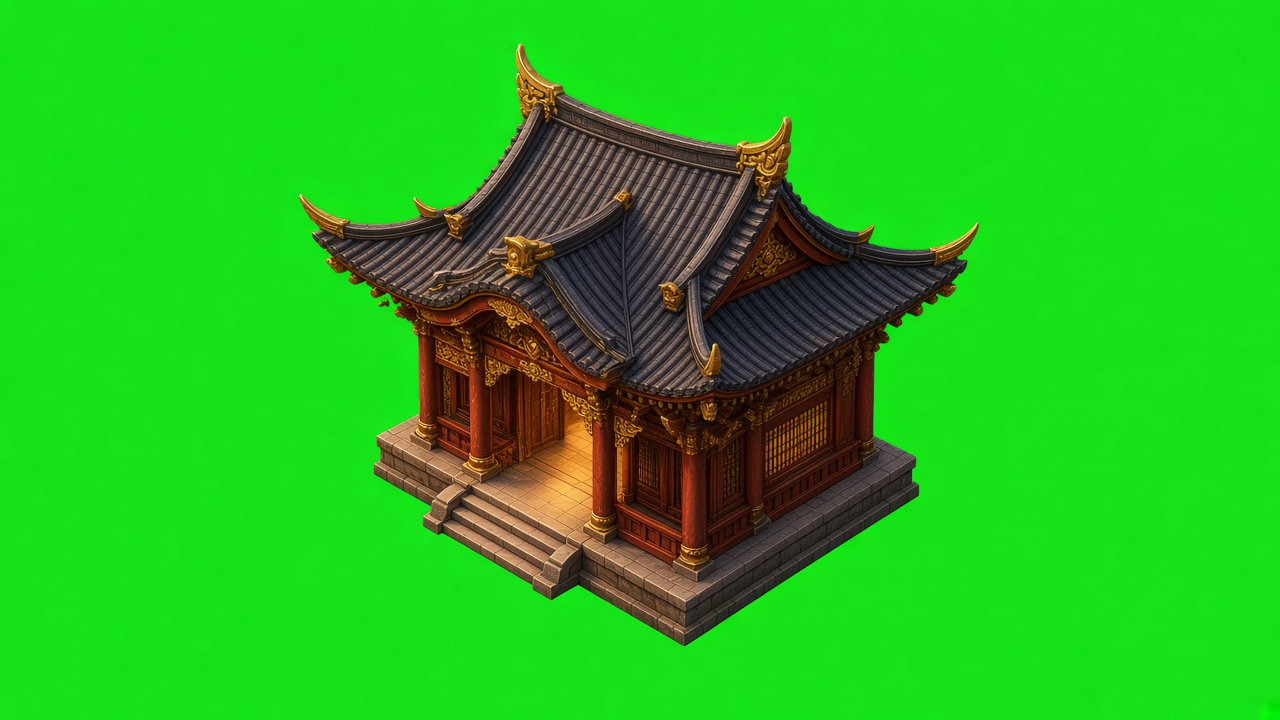
#> input picture tools/art/hero/src/pavilion.jpg, 1280 x 720 px
$ python build_hero.py
#> lines starting #> are read from the running program, lines starting #| are printed output that depends on the picture; after the words box and inside, x2 and y2 are one past the last pixel; in counts of white or black regions, pixels touching at a corner belong together
### tools/art/hero/keylib.py
"""Chroma-key + sprite helpers for generated (GenerateImage) hero art.
All inputs are 1280x720 JPEGs: one subject (or a row of poses) on flat chroma green,
or additive VFX on black. Keying is flood-fill based (so green INSIDE foliage survives),
with a soft alpha ramp, edge decontamination and green despill."""
import numpy as np
from PIL import Image, ImageFilter
from scipy import ndimage as ndi

def load(path):
#> called with path = 'tools/art/hero/src/pavilion.jpg'
    return Image.open(path).convert("RGB")
#> returned value is the input picture: PIL image 1280x720 RGB; mean R, G, B 35.7, 186.4, 27.8

def bg_colour(a):
    b = np.concatenate([a[:10].reshape(-1, 3), a[-10:].reshape(-1, 3), a[:, :10].reshape(-1, 3), a[:, -10:].reshape(-1, 3)])
    return np.median(b, axis=0)

def key_green(im, t1=48.0, t2=96.0, despill=True):
#> called with t1 = 48, t2 = 96, despill = True
    a = np.asarray(im).astype(np.float32)
    bg = bg_colour(a)
#> bg = [21, 226, 23]
    d = np.sqrt(((a - bg) ** 2).sum(-1))
    # greenness helps on dark foliage near the bg hue
    gr = a[..., 1] - np.maximum(a[..., 0], a[..., 2])
    bgg = bg[1] - max(bg[0], bg[2])
#> bgg = 203
    cand = (d < t2) & ((gr > bgg * 0.45) if bgg > 60 else True)
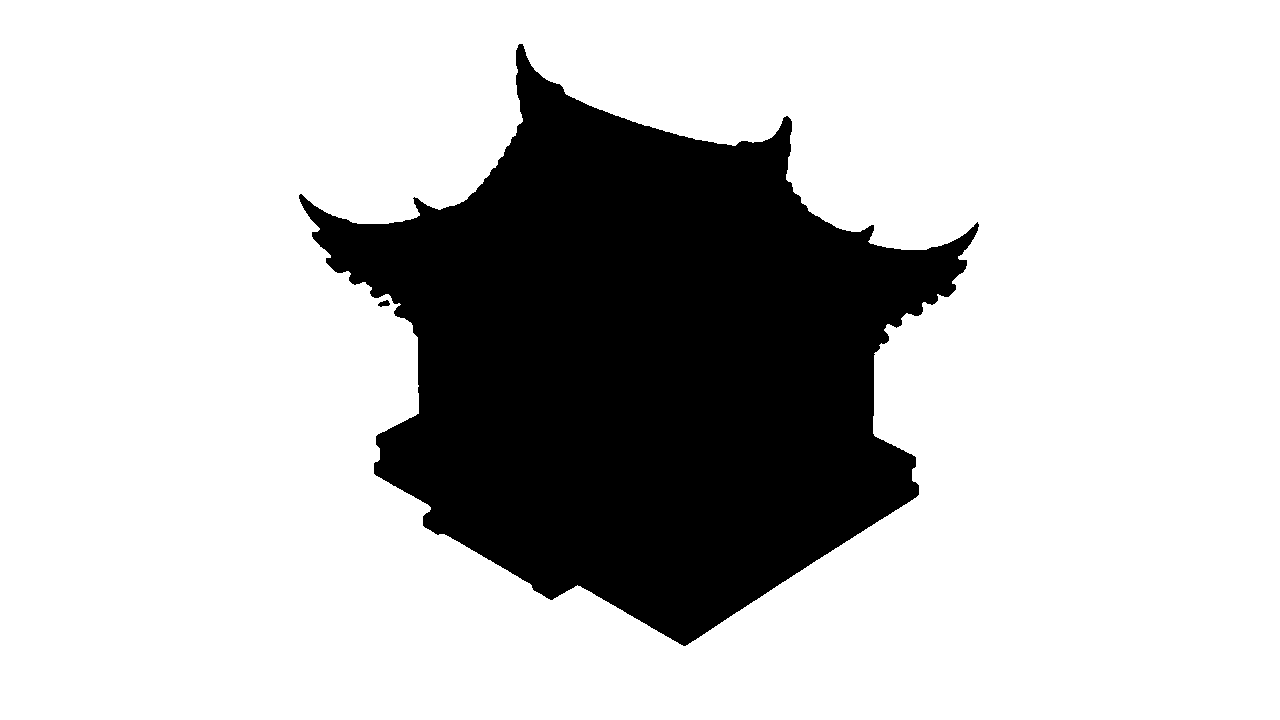
#> cand: shape (720, 1280) bool; 76.6% white; 2 black regions, box (x1, y1, x2, y2) and area: (299, 44, 979, 646) 215846, (378, 300, 390, 307) 53
    lab, n = ndi.label(cand)
#> n = 1
    edge = np.unique(np.concatenate([lab[0], lab[-1], lab[:, 0], lab[:, -1]]))
#> edge = [1]
    edge = edge[edge > 0]
    bgm = np.isin(lab, edge)
    # interior holes (between branches, lily pads...): tight match, big enough to be background
    tight = (d < t1 * 1.1) & ((gr > bgg * 0.6) if bgg > 60 else True)
#> tight: shape (720, 1280) bool; 76.4% white; 2 black regions, box (x1, y1, x2, y2) and area: (298, 43, 979, 646) 217333, (378, 299, 390, 307) 70
    tl, tn = ndi.label(tight)
#> tn = 1
    if tn:
        ts = ndi.sum(tight, tl, range(1, tn + 1))
#> ts = [704197]
        bgm |= np.isin(tl, [i + 1 for i, s in enumerate(ts) if s >= 25])
    bgm = ndi.binary_opening(bgm, iterations=1) | (bgm & (d < t1))
#> bgm: shape (720, 1280) bool; 76.6% white; 2 black regions, box (x1, y1, x2, y2) and area: (299, 44, 979, 646) 215861, (378, 300, 390, 307) 53
    # soft alpha: 0 inside bg, ramp over the band, 1 elsewhere
    near = ndi.binary_dilation(bgm, iterations=3)
#> near: shape (720, 1280) bool; 77.3% white; 1 black region, box (x1, y1, x2, y2) and area: (302, 48, 975, 643) 209153
    ramp = np.clip((d - t1) / (t2 - t1), 0, 1)
    alpha = np.where(bgm, 0.0, 1.0)
    alpha = np.where(near & ~bgm, np.maximum(ramp, 0.0) * 0 + np.clip(ramp * 1.15, 0, 1), alpha)
    # keep alpha 1 well inside the subject
    inner = ~ndi.binary_dilation(bgm, iterations=4)
#> inner: shape (720, 1280) bool; 22.5% white; 1 white region, box (x1, y1, x2, y2) and area: (304, 50, 974, 642) 206971
    alpha = np.where(inner, 1.0, alpha)
    alpha = ndi.gaussian_filter(alpha, 0.6)
    # drop specks: keep components of the opaque mask with decent area
    solid = alpha > 0.5
#> solid: shape (720, 1280) bool; 23.4% white; 2 white regions, box (x1, y1, x2, y2) and area: (299, 44, 979, 646) 215860, (378, 300, 390, 307) 53
    l2, n2 = ndi.label(solid)
#> l2: shape (720, 1280) int32; 3 distinct labels, from 0 to 2
#> n2 = 2
    if n2 > 1:
        sizes = ndi.sum(solid, l2, range(1, n2 + 1))
#> sizes = [215860, 53]
        keep = np.isin(l2, [i + 1 for i, s in enumerate(sizes) if s > 120])
#> keep: shape (720, 1280) bool; 23.4% white; 1 white region, box (x1, y1, x2, y2) and area: (299, 44, 979, 646) 215860
        alpha = np.where(keep | ndi.binary_dilation(keep, iterations=2), alpha, 0.0)
    rgb = a.copy()
    if despill:
        ring = ndi.binary_dilation(alpha > 0.02, iterations=1) & ndi.binary_dilation(alpha < 0.98, iterations=4)
#> ring: shape (720, 1280) bool; 1.9% white; 1 white region, box (x1, y1, x2, y2) and area: (297, 42, 981, 648) 17513
        # decontaminate: remove bg contribution proportional to (1-alpha)
        al = np.clip(alpha, 0.05, 1)[..., None]
        dec = (a - (1 - al) * bg) / al
        rgb = np.where(ring[..., None], np.clip(dec, 0, 255), rgb)
        # clamp green to the average of red/blue (+ a little) on the ring and just inside it
        zone = ndi.binary_dilation(ring, iterations=2) & (alpha > 0)
#> zone: shape (720, 1280) bool; 2.2% white; 1 white region, box (x1, y1, x2, y2) and area: (297, 42, 981, 648) 20662
        lim = np.maximum(rgb[..., 0], rgb[..., 2]) * 1.02 + 6
        g = np.where(zone & (rgb[..., 1] > lim), lim, rgb[..., 1])
        rgb[..., 1] = g
    out = np.dstack([np.clip(rgb, 0, 255), np.clip(alpha * 255, 0, 255)]).astype(np.uint8)
    return Image.fromarray(out, "RGBA")

def bbox(im, thr=8):
#> called with thr = 8
    a = np.asarray(im)[..., 3]
#> a: shape (720, 1280)
    ys, xs = np.where(a > thr)
    if len(xs) == 0: return None
    return xs.min(), ys.min(), xs.max() + 1, ys.max() + 1

def trim(im, pad=2):
    b = bbox(im)
#> b = (298, 43, 980, 647)
    return im.crop((max(0, b[0] - pad), max(0, b[1] - pad), min(im.width, b[2] + pad), min(im.height, b[3] + pad)))
#> returned value: PIL image 686x608 RGBA

# [44 lines left out: functions split_row, seamless_cross, mirror_tile, not called in this run]

### tools/art/hero/build_hero.py
#!/usr/bin/env python3
"""Pack generated hero art (tools/art/hero/src/*.jpg, made with GenerateImage from the locked
style frame) into game assets:
  assets/art/hero.png + hero.json   keyed sprites (props, Elara, Rootguard) with per-frame scale
  assets/art/fx.jpg  + fx.json      additive VFX on black
  assets/art/terrain/*.jpg          seamless ground materials (+ medallion.png)
  assets/ui/*.png                   round HUD icons
Everything is original (AI-generated for this project, no third-party art)."""
import json, os, sys, math
import numpy as np
from PIL import Image, ImageFilter, ImageEnhance
sys.path.insert(0, os.path.dirname(__file__))
from keylib import *

HERE = os.path.dirname(__file__)
ROOT = os.path.abspath(os.path.join(HERE, "..", "..", ".."))
SRC = os.path.join(HERE, "src")
OUT = os.path.join(ROOT, "assets", "art")
PPU = float(os.environ.get("HERO_PPU", "3.2"))      # atlas px per world unit (tile diamond = 80 units wide)

def S(n): return load(os.path.join(SRC, n + ".jpg"))

frames = {}   # name -> (img, ppu, ax, ay)  anchor in atlas px

def add(name, im, units, by="w", anchor=("c", "b"), unit_basis=None):
    b = trim(im)
    px = b.width if by == "w" else b.height
#> px = 686
    ppu_native = px / units
#> ppu_native = 2.86
    ppu = min(PPU, ppu_native)
#> ppu = 2.86
    f = ppu / ppu_native
#> f = 1
    if f < 0.999:
        b = b.resize((max(1, round(b.width * f)), max(1, round(b.height * f))), Image.LANCZOS)
    ax = b.width * (0.5 if anchor[0] == "c" else anchor[0])
#> ax = 343
    ay = b.height * ({"b": 0.985, "c": 0.5}[anchor[1]] if isinstance(anchor[1], str) else anchor[1])
#> ay = 598.9
    frames[name] = (b, ppu, ax, ay)
    return b

def prop(name, src, units, by="w", anchor=("c", "b")):
    return add(name, key_green(S(src)), units, by, anchor)

# ---- props -------------------------------------------------------------------
prop("pavilion", "pavilion", 240)
prop("gate", "gate", 200)
#> call 2 of load, with path = 'tools/art/hero/src/gate.jpg'
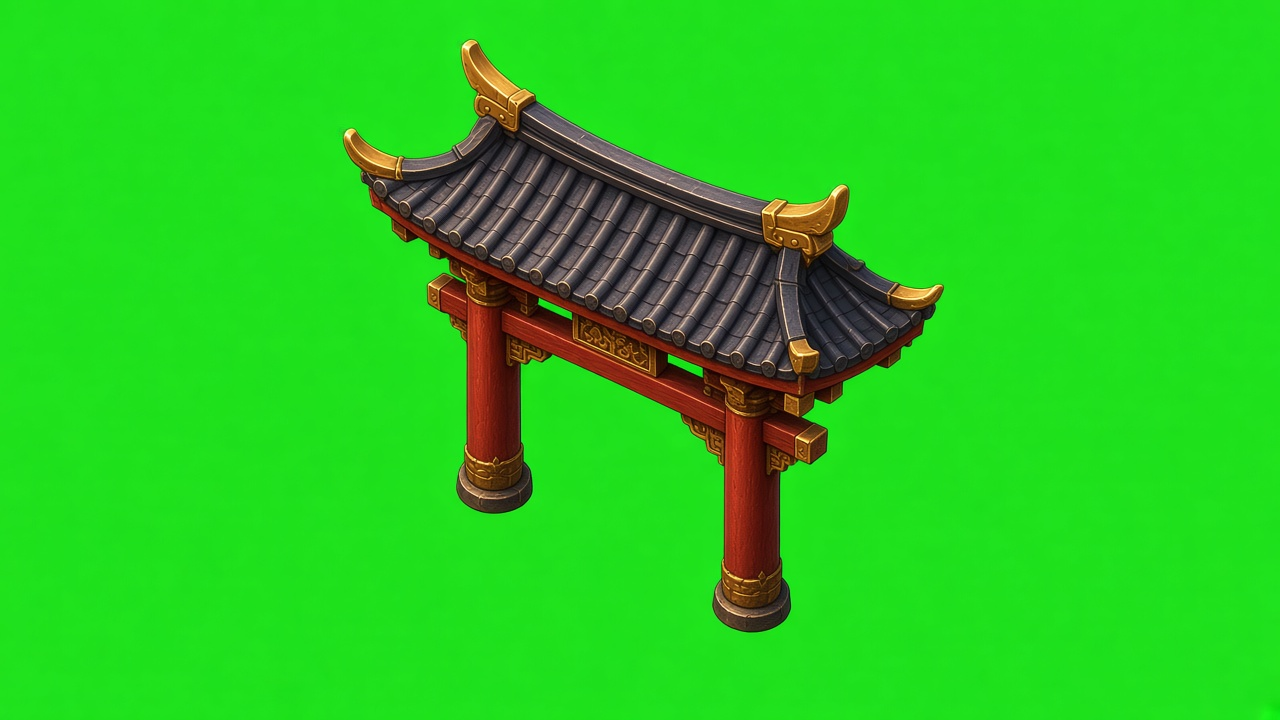
#> input picture tools/art/hero/src/gate.jpg, 1280 x 720 px
#> in load, returned value is the input picture: PIL image 1280x720 RGB; mean R, G, B 39.1, 201.6, 30.8
#> call 2 of key_green, with t1 = 48, t2 = 96, despill = True
#> in key_green (call 2), `bg = bg_colour(a)`: bg = [31, 226, 28]
#> in key_green (call 2), `bgg = bg[1] - max(bg[0], bg[2])`: bgg = 195
#> in key_green (call 2), `cand = (d < t2) & ((gr > bgg * 0.45) if bgg > 60 else True)`: cand: shape (720, 1280) bool; 85.5% white; 1 black region, box (x1, y1, x2, y2) and area: (343, 40, 944, 632) 133986
#> in key_green (call 2), `lab, n = ndi.label(cand)`:
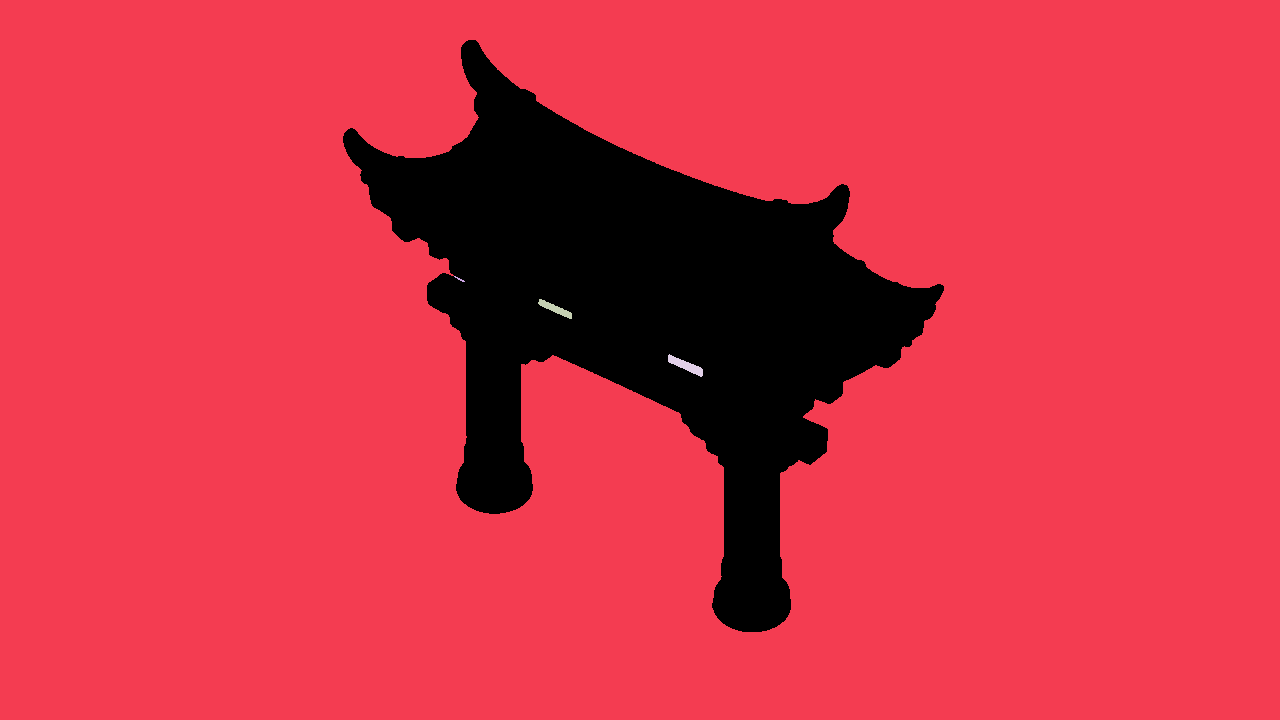
#> lab: shape (720, 1280) int32; 5 distinct labels, from 0 to 4; one colour per label, 0 black
#> in key_green (call 2), `lab, n = ndi.label(cand)`: n = 4
#> in key_green (call 2), `bgm = np.isin(lab, edge)`: bgm: shape (720, 1280) bool; 85.4% white; 1 black region, box (x1, y1, x2, y2) and area: (343, 40, 944, 632) 134542
#> in key_green (call 2), `tight = (d < t1 * 1.1) & ((gr > bgg * 0.6) if bgg > 60 else True)`: tight: shape (720, 1280) bool; 85.3% white; 1 black region, box (x1, y1, x2, y2) and area: (342, 39, 944, 633) 135272
#> in key_green (call 2), `tl, tn = ndi.label(tight)`: tl: shape (720, 1280) int32; 5 distinct labels, from 0 to 4
#> in key_green (call 2), `ts = ndi.sum(tight, tl, range(1, tn + 1))`: ts = [785863, 2, 201, 262]
#> in key_green (call 2), `bgm |= np.isin(tl, [i + 1 for i, s in enumerate(ts) if s >= 25])`: bgm: shape (720, 1280) bool; 85.5% white; 1 black region, box (x1, y1, x2, y2) and area: (343, 40, 944, 632) 134079
#> in key_green (call 2), `bgm = ndi.binary_opening(bgm, iterations=1) | (bgm & (d < t1))`: bgm: shape (720, 1280) bool; 85.4% white; 1 black region, box (x1, y1, x2, y2) and area: (343, 40, 944, 632) 134096
#> in key_green (call 2), `near = ndi.binary_dilation(bgm, iterations=3)`: near: shape (720, 1280) bool; 86.3% white; 1 black region, box (x1, y1, x2, y2) and area: (346, 43, 941, 629) 126716
#> in key_green (call 2), `inner = ~ndi.binary_dilation(bgm, iterations=4)`:
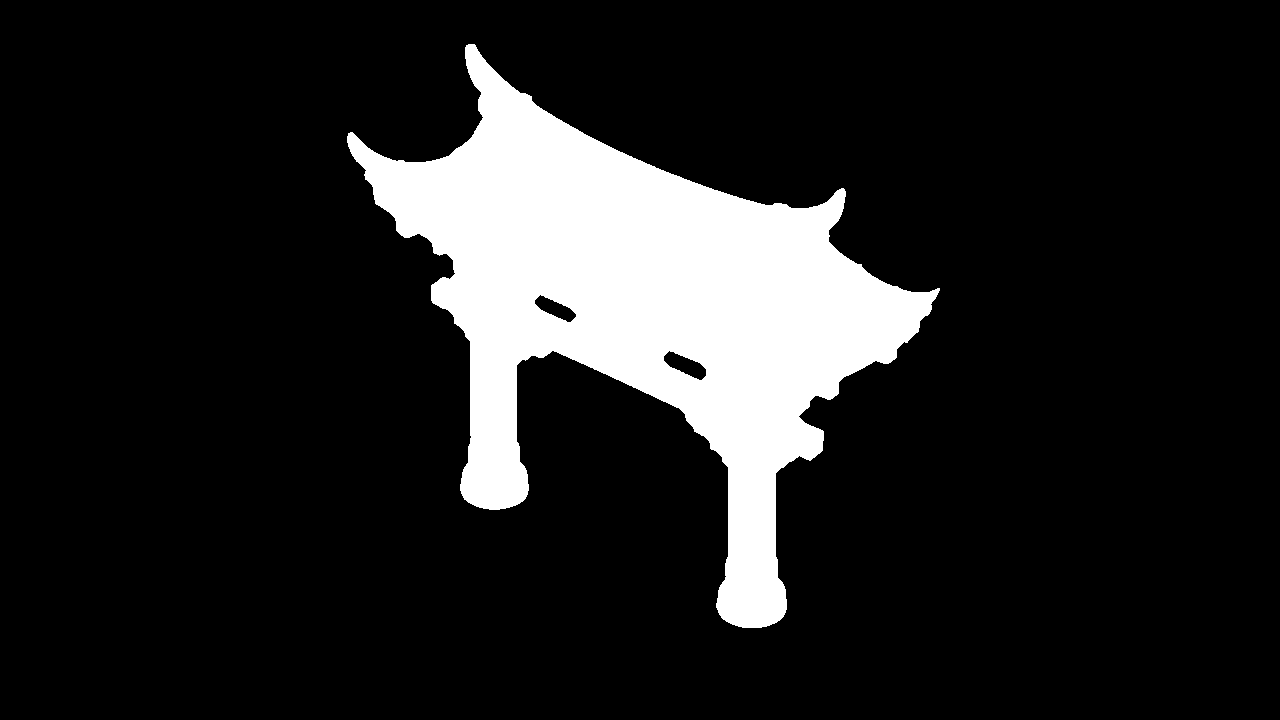
#> inner: shape (720, 1280) bool; 13.5% white; 1 white region, box (x1, y1, x2, y2) and area: (347, 44, 940, 628) 124266
#> in key_green (call 2), `solid = alpha > 0.5`: solid: shape (720, 1280) bool; 14.5% white; 1 white region, box (x1, y1, x2, y2) and area: (343, 40, 944, 632) 134055
#> in key_green (call 2), `l2, n2 = ndi.label(solid)`: n2 = 1
prop("stairs", "stairs", 250, anchor=("c", 0.93))
#> (the run stopped early here; a loop or call above may not have finished)
